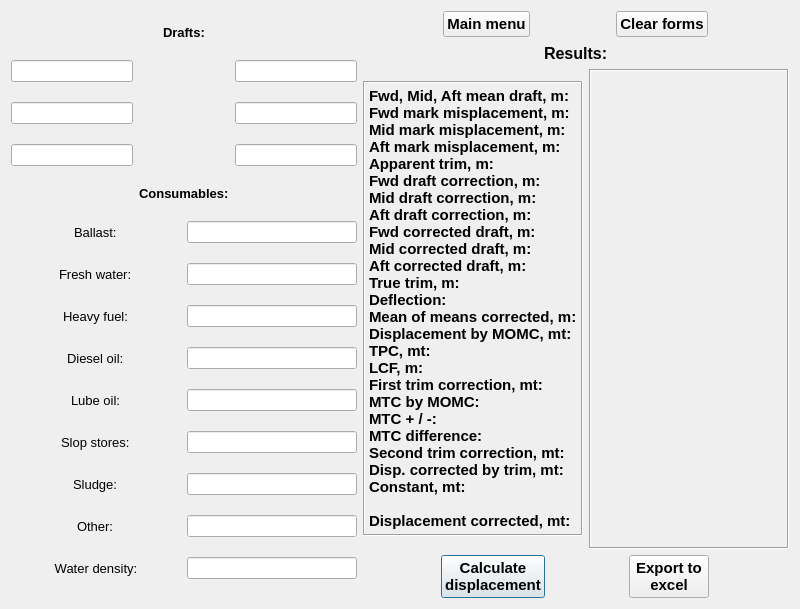
<?xml version="1.0" encoding="UTF-8"?>
<ui version="4.0">
 <class>Form</class>
 <widget class="QWidget" name="Form">
  <property name="geometry">
   <rect>
    <x>0</x>
    <y>0</y>
    <width>800</width>
    <height>609</height>
   </rect>
  </property>
  <property name="minimumSize">
   <size>
    <width>800</width>
    <height>600</height>
   </size>
  </property>
  <property name="windowTitle">
   <string>Draft survey HC Bea-Luna</string>
  </property>
  <layout class="QGridLayout" name="gridLayout_3">
   <item row="1" column="1">
    <layout class="QGridLayout" name="gridLayout_2">
     <item row="4" column="0" colspan="2">
      <layout class="QHBoxLayout" name="horizontalLayout_3">
       <item>
        <widget class="QPushButton" name="countBtn">
         <property name="enabled">
          <bool>true</bool>
         </property>
         <property name="sizePolicy">
          <sizepolicy hsizetype="Fixed" vsizetype="Fixed">
           <horstretch>0</horstretch>
           <verstretch>0</verstretch>
          </sizepolicy>
         </property>
         <property name="font">
          <font>
           <family>Tahoma</family>
           <pointsize>11</pointsize>
           <weight>75</weight>
           <bold>true</bold>
          </font>
         </property>
         <property name="text">
          <string>Calculate
displacement</string>
         </property>
         <property name="autoDefault">
          <bool>true</bool>
         </property>
         <property name="default">
          <bool>true</bool>
         </property>
         <property name="flat">
          <bool>false</bool>
         </property>
        </widget>
       </item>
       <item>
        <widget class="QPushButton" name="export_2">
         <property name="sizePolicy">
          <sizepolicy hsizetype="Fixed" vsizetype="Fixed">
           <horstretch>0</horstretch>
           <verstretch>0</verstretch>
          </sizepolicy>
         </property>
         <property name="font">
          <font>
           <family>Tahoma</family>
           <pointsize>11</pointsize>
           <weight>75</weight>
           <bold>true</bold>
          </font>
         </property>
         <property name="text">
          <string>Export to 
excel</string>
         </property>
        </widget>
       </item>
      </layout>
     </item>
     <item row="1" column="1">
      <widget class="QLabel" name="result">
       <property name="sizePolicy">
        <sizepolicy hsizetype="MinimumExpanding" vsizetype="Fixed">
         <horstretch>0</horstretch>
         <verstretch>0</verstretch>
        </sizepolicy>
       </property>
       <property name="minimumSize">
        <size>
         <width>200</width>
         <height>480</height>
        </size>
       </property>
       <property name="font">
        <font>
         <family>Tahoma</family>
         <pointsize>11</pointsize>
         <weight>75</weight>
         <bold>true</bold>
        </font>
       </property>
       <property name="frameShape">
        <enum>QFrame::Box</enum>
       </property>
       <property name="frameShadow">
        <enum>QFrame::Sunken</enum>
       </property>
       <property name="text">
        <string/>
       </property>
       <property name="scaledContents">
        <bool>true</bool>
       </property>
       <property name="alignment">
        <set>Qt::AlignHCenter|Qt::AlignTop</set>
       </property>
      </widget>
     </item>
     <item row="0" column="0" colspan="2" alignment="Qt::AlignHCenter">
      <widget class="QLabel" name="result_l">
       <property name="font">
        <font>
         <family>Tahoma</family>
         <pointsize>12</pointsize>
         <weight>75</weight>
         <bold>true</bold>
        </font>
       </property>
       <property name="text">
        <string>Results:</string>
       </property>
      </widget>
     </item>
     <item row="1" column="0">
      <widget class="QLabel" name="result_lables">
       <property name="sizePolicy">
        <sizepolicy hsizetype="Maximum" vsizetype="Fixed">
         <horstretch>0</horstretch>
         <verstretch>0</verstretch>
        </sizepolicy>
       </property>
       <property name="font">
        <font>
         <family>Tahoma</family>
         <pointsize>11</pointsize>
         <weight>75</weight>
         <bold>true</bold>
        </font>
       </property>
       <property name="frameShape">
        <enum>QFrame::Box</enum>
       </property>
       <property name="frameShadow">
        <enum>QFrame::Sunken</enum>
       </property>
       <property name="text">
        <string>Fwd, Mid, Aft mean draft, m:
Fwd mark misplacement, m:
Mid mark misplacement, m:
Aft mark misplacement, m:
Apparent trim, m:
Fwd draft correction, m:
Mid draft correction, m:
Aft draft correction, m:
Fwd corrected draft, m:
Mid corrected draft, m:
Aft corrected draft, m:
True trim, m:
Deflection:
Mean of means corrected, m:
Displacement by MOMC, mt:
TPC, mt:
LCF, m:
First trim correction, mt:
MTC by MOMC:
MTC + / -:
MTC difference:  
Second trim correction, mt:
Disp. corrected by trim, mt: 
Constant, mt:

Displacement corrected, mt:</string>
       </property>
       <property name="alignment">
        <set>Qt::AlignLeading|Qt::AlignLeft|Qt::AlignTop</set>
       </property>
      </widget>
     </item>
    </layout>
   </item>
   <item row="0" column="1">
    <layout class="QHBoxLayout" name="horizontalLayout_2">
     <item>
      <widget class="QPushButton" name="main_menu">
       <property name="sizePolicy">
        <sizepolicy hsizetype="Maximum" vsizetype="Maximum">
         <horstretch>0</horstretch>
         <verstretch>0</verstretch>
        </sizepolicy>
       </property>
       <property name="font">
        <font>
         <family>Tahoma</family>
         <pointsize>11</pointsize>
         <weight>75</weight>
         <bold>true</bold>
        </font>
       </property>
       <property name="text">
        <string>Main menu</string>
       </property>
      </widget>
     </item>
     <item>
      <widget class="QPushButton" name="clear">
       <property name="sizePolicy">
        <sizepolicy hsizetype="Maximum" vsizetype="Maximum">
         <horstretch>0</horstretch>
         <verstretch>0</verstretch>
        </sizepolicy>
       </property>
       <property name="font">
        <font>
         <family>Tahoma</family>
         <pointsize>11</pointsize>
         <weight>75</weight>
         <bold>true</bold>
        </font>
       </property>
       <property name="text">
        <string>Clear forms</string>
       </property>
      </widget>
     </item>
    </layout>
   </item>
   <item row="0" column="0" rowspan="2">
    <layout class="QGridLayout" name="gridLayout">
     <item row="10" column="0" colspan="2" alignment="Qt::AlignHCenter">
      <widget class="QLabel" name="slops_l">
       <property name="font">
        <font>
         <family>Tahoma</family>
         <pointsize>10</pointsize>
        </font>
       </property>
       <property name="text">
        <string>Slop stores:</string>
       </property>
      </widget>
     </item>
     <item row="2" column="0">
      <widget class="QLineEdit" name="M_ps_line">
       <property name="toolTip">
        <string>&lt;html&gt;&lt;head/&gt;&lt;body&gt;&lt;p align=&quot;center&quot;&gt;&lt;span style=&quot; font-family:'Consolas'; color:#6a8759;&quot;&gt;Applicable draft values only: 2 - 7.8&lt;/span&gt;&lt;/p&gt;&lt;/body&gt;&lt;/html&gt;</string>
       </property>
       <property name="alignment">
        <set>Qt::AlignCenter</set>
       </property>
      </widget>
     </item>
     <item row="8" column="2" colspan="2">
      <widget class="QLineEdit" name="mgo_f">
       <property name="alignment">
        <set>Qt::AlignCenter</set>
       </property>
      </widget>
     </item>
     <item row="9" column="0" colspan="2" alignment="Qt::AlignHCenter">
      <widget class="QLabel" name="lo_l">
       <property name="font">
        <font>
         <family>Tahoma</family>
         <pointsize>10</pointsize>
        </font>
       </property>
       <property name="text">
        <string>Lube oil:</string>
       </property>
      </widget>
     </item>
     <item row="8" column="0" colspan="2" alignment="Qt::AlignHCenter">
      <widget class="QLabel" name="mgo_l">
       <property name="font">
        <font>
         <family>Tahoma</family>
         <pointsize>10</pointsize>
        </font>
       </property>
       <property name="text">
        <string>Diesel oil:</string>
       </property>
      </widget>
     </item>
     <item row="10" column="2" colspan="2">
      <widget class="QLineEdit" name="slops_f">
       <property name="alignment">
        <set>Qt::AlignCenter</set>
       </property>
      </widget>
     </item>
     <item row="3" column="0">
      <widget class="QLineEdit" name="A_ps_line">
       <property name="toolTip">
        <string>&lt;html&gt;&lt;head/&gt;&lt;body&gt;&lt;p align=&quot;center&quot;&gt;&lt;span style=&quot; font-family:'Consolas'; color:#6a8759;&quot;&gt;Applicable draft values only: 2 - 7.8&lt;/span&gt;&lt;/p&gt;&lt;/body&gt;&lt;/html&gt;</string>
       </property>
       <property name="alignment">
        <set>Qt::AlignCenter</set>
       </property>
      </widget>
     </item>
     <item row="3" column="3">
      <widget class="QLineEdit" name="A_ss_line">
       <property name="toolTip">
        <string>&lt;html&gt;&lt;head/&gt;&lt;body&gt;&lt;p align=&quot;center&quot;&gt;&lt;span style=&quot; font-family:'Consolas'; color:#6a8759;&quot;&gt;Applicable draft values only: 2 - 7.8&lt;/span&gt;&lt;/p&gt;&lt;/body&gt;&lt;/html&gt;</string>
       </property>
       <property name="alignment">
        <set>Qt::AlignCenter</set>
       </property>
      </widget>
     </item>
     <item row="12" column="0" colspan="2" alignment="Qt::AlignHCenter">
      <widget class="QLabel" name="other_l">
       <property name="font">
        <font>
         <family>Tahoma</family>
         <pointsize>10</pointsize>
        </font>
       </property>
       <property name="text">
        <string>Other:</string>
       </property>
      </widget>
     </item>
     <item row="13" column="2" colspan="2">
      <widget class="QLineEdit" name="dens_f">
       <property name="alignment">
        <set>Qt::AlignCenter</set>
       </property>
      </widget>
     </item>
     <item row="12" column="2" colspan="2">
      <widget class="QLineEdit" name="other_f">
       <property name="alignment">
        <set>Qt::AlignCenter</set>
       </property>
      </widget>
     </item>
     <item row="7" column="0" colspan="2" alignment="Qt::AlignHCenter">
      <widget class="QLabel" name="hfo_l">
       <property name="font">
        <font>
         <family>Tahoma</family>
         <pointsize>10</pointsize>
        </font>
       </property>
       <property name="text">
        <string>Heavy fuel:</string>
       </property>
      </widget>
     </item>
     <item row="11" column="0" colspan="2" alignment="Qt::AlignHCenter">
      <widget class="QLabel" name="sludge_l">
       <property name="font">
        <font>
         <family>Tahoma</family>
         <pointsize>10</pointsize>
        </font>
       </property>
       <property name="text">
        <string>Sludge:</string>
       </property>
      </widget>
     </item>
     <item row="6" column="2" colspan="2">
      <widget class="QLineEdit" name="fw_f">
       <property name="alignment">
        <set>Qt::AlignCenter</set>
       </property>
      </widget>
     </item>
     <item row="9" column="2" colspan="2">
      <widget class="QLineEdit" name="lo_f">
       <property name="alignment">
        <set>Qt::AlignCenter</set>
       </property>
      </widget>
     </item>
     <item row="6" column="0" colspan="2" alignment="Qt::AlignHCenter">
      <widget class="QLabel" name="fw_l">
       <property name="font">
        <font>
         <family>Tahoma</family>
         <pointsize>10</pointsize>
        </font>
       </property>
       <property name="text">
        <string>Fresh water:</string>
       </property>
      </widget>
     </item>
     <item row="5" column="2" colspan="2">
      <widget class="QLineEdit" name="ballast_f">
       <property name="alignment">
        <set>Qt::AlignCenter</set>
       </property>
      </widget>
     </item>
     <item row="11" column="2" colspan="2">
      <widget class="QLineEdit" name="sludge_f">
       <property name="alignment">
        <set>Qt::AlignCenter</set>
       </property>
      </widget>
     </item>
     <item row="1" column="3">
      <widget class="QLineEdit" name="F_ss_line">
       <property name="sizePolicy">
        <sizepolicy hsizetype="Preferred" vsizetype="Fixed">
         <horstretch>0</horstretch>
         <verstretch>0</verstretch>
        </sizepolicy>
       </property>
       <property name="minimumSize">
        <size>
         <width>0</width>
         <height>0</height>
        </size>
       </property>
       <property name="toolTip">
        <string>&lt;html&gt;&lt;head/&gt;&lt;body&gt;&lt;pre align=&quot;center&quot; style=&quot; margin-top:12px; margin-bottom:12px; margin-left:0px; margin-right:0px; -qt-block-indent:0; text-indent:0px; background-color:#2b2b2b;&quot;&gt;&lt;span style=&quot; font-family:'Consolas'; color:#6a8759;&quot;&gt;Applicable draft values only: 2 - 7.8&lt;/span&gt;&lt;/pre&gt;&lt;/body&gt;&lt;/html&gt;</string>
       </property>
       <property name="alignment">
        <set>Qt::AlignCenter</set>
       </property>
      </widget>
     </item>
     <item row="4" column="1" colspan="2" alignment="Qt::AlignHCenter">
      <widget class="QLabel" name="label_10">
       <property name="sizePolicy">
        <sizepolicy hsizetype="Preferred" vsizetype="Maximum">
         <horstretch>0</horstretch>
         <verstretch>0</verstretch>
        </sizepolicy>
       </property>
       <property name="font">
        <font>
         <family>Tahoma</family>
         <pointsize>10</pointsize>
         <weight>75</weight>
         <bold>true</bold>
        </font>
       </property>
       <property name="layoutDirection">
        <enum>Qt::LeftToRight</enum>
       </property>
       <property name="text">
        <string>Consumables:</string>
       </property>
       <property name="alignment">
        <set>Qt::AlignLeading|Qt::AlignLeft|Qt::AlignVCenter</set>
       </property>
      </widget>
     </item>
     <item row="5" column="0" colspan="2" alignment="Qt::AlignHCenter">
      <widget class="QLabel" name="ballast_l">
       <property name="font">
        <font>
         <family>Tahoma</family>
         <pointsize>10</pointsize>
        </font>
       </property>
       <property name="text">
        <string>Ballast:</string>
       </property>
      </widget>
     </item>
     <item row="0" column="1" colspan="2" alignment="Qt::AlignHCenter">
      <widget class="QLabel" name="drafts_label">
       <property name="sizePolicy">
        <sizepolicy hsizetype="Preferred" vsizetype="Maximum">
         <horstretch>0</horstretch>
         <verstretch>0</verstretch>
        </sizepolicy>
       </property>
       <property name="font">
        <font>
         <family>Tahoma</family>
         <pointsize>10</pointsize>
         <weight>75</weight>
         <bold>true</bold>
        </font>
       </property>
       <property name="midLineWidth">
        <number>1</number>
       </property>
       <property name="text">
        <string>Drafts:</string>
       </property>
      </widget>
     </item>
     <item row="7" column="2" colspan="2">
      <widget class="QLineEdit" name="hfo_f">
       <property name="alignment">
        <set>Qt::AlignCenter</set>
       </property>
      </widget>
     </item>
     <item row="1" column="0">
      <widget class="QLineEdit" name="F_ps_line">
       <property name="toolTip">
        <string>&lt;html&gt;&lt;head/&gt;&lt;body&gt;&lt;pre align=&quot;center&quot; style=&quot; margin-top:12px; margin-bottom:12px; margin-left:0px; margin-right:0px; -qt-block-indent:0; text-indent:0px; background-color:#2b2b2b;&quot;&gt;&lt;span style=&quot; font-family:'Consolas'; color:#6a8759;&quot;&gt;Applicable draft values only: 2 - 7.8&lt;/span&gt;&lt;/pre&gt;&lt;/body&gt;&lt;/html&gt;</string>
       </property>
       <property name="alignment">
        <set>Qt::AlignCenter</set>
       </property>
      </widget>
     </item>
     <item row="2" column="3">
      <widget class="QLineEdit" name="M_ss_line">
       <property name="toolTip">
        <string>&lt;html&gt;&lt;head/&gt;&lt;body&gt;&lt;p align=&quot;center&quot;&gt;&lt;span style=&quot; font-family:'Consolas'; color:#000000;&quot;&gt;Applicable draft values only: 2 - 7.8&lt;/span&gt;&lt;/p&gt;&lt;/body&gt;&lt;/html&gt;</string>
       </property>
       <property name="alignment">
        <set>Qt::AlignCenter</set>
       </property>
      </widget>
     </item>
     <item row="13" column="0" colspan="2">
      <widget class="QLabel" name="dens_l">
       <property name="font">
        <font>
         <family>Tahoma</family>
         <pointsize>10</pointsize>
        </font>
       </property>
       <property name="text">
        <string>Water density:</string>
       </property>
       <property name="alignment">
        <set>Qt::AlignCenter</set>
       </property>
      </widget>
     </item>
     <item row="1" column="1" rowspan="3" colspan="2">
      <widget class="QLabel" name="ship_lbl">
       <property name="text">
        <string/>
       </property>
       <property name="pixmap">
        <pixmap>ship.jpg</pixmap>
       </property>
       <property name="scaledContents">
        <bool>true</bool>
       </property>
      </widget>
     </item>
    </layout>
   </item>
  </layout>
 </widget>
 <tabstops>
  <tabstop>F_ps_line</tabstop>
  <tabstop>F_ss_line</tabstop>
  <tabstop>M_ps_line</tabstop>
  <tabstop>M_ss_line</tabstop>
  <tabstop>A_ps_line</tabstop>
  <tabstop>A_ss_line</tabstop>
  <tabstop>ballast_f</tabstop>
  <tabstop>fw_f</tabstop>
  <tabstop>hfo_f</tabstop>
  <tabstop>mgo_f</tabstop>
  <tabstop>lo_f</tabstop>
  <tabstop>slops_f</tabstop>
  <tabstop>sludge_f</tabstop>
  <tabstop>other_f</tabstop>
 </tabstops>
 <resources/>
 <connections/>
</ui>
